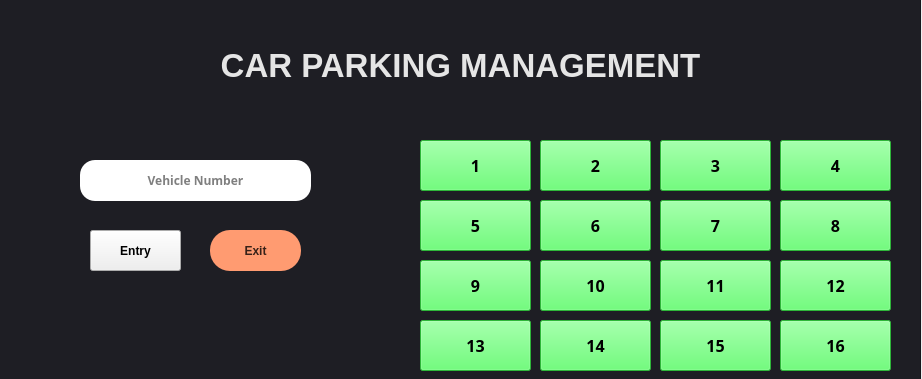
<?xml version="1.0" encoding="UTF-8"?>
<ui version="4.0">
 <class>CarParkingManager</class>
 <widget class="QMainWindow" name="CarParkingManager">
  <property name="geometry">
   <rect>
    <x>0</x>
    <y>0</y>
    <width>922</width>
    <height>379</height>
   </rect>
  </property>
  <property name="minimumSize">
   <size>
    <width>922</width>
    <height>379</height>
   </size>
  </property>
  <property name="maximumSize">
   <size>
    <width>922</width>
    <height>379</height>
   </size>
  </property>
  <property name="windowTitle">
   <string>Car Parking Manager</string>
  </property>
  <widget class="QWidget" name="centralwidget">
   <widget class="QFrame" name="frame">
    <property name="geometry">
     <rect>
      <x>-100</x>
      <y>-230</y>
      <width>1021</width>
      <height>611</height>
     </rect>
    </property>
    <property name="font">
     <font>
      <pointsize>20</pointsize>
     </font>
    </property>
    <property name="styleSheet">
     <string notr="true">QFrame{
	
	background-color: rgb(30, 30, 36);
}</string>
    </property>
    <property name="frameShape">
     <enum>QFrame::StyledPanel</enum>
    </property>
    <property name="frameShadow">
     <enum>QFrame::Raised</enum>
    </property>
    <widget class="QPushButton" name="s1">
     <property name="geometry">
      <rect>
       <x>520</x>
       <y>370</y>
       <width>111</width>
       <height>51</height>
      </rect>
     </property>
     <property name="font">
      <font>
       <family>HelveticaRounded LT Std BdCn</family>
       <pointsize>12</pointsize>
       <weight>75</weight>
       <italic>false</italic>
       <bold>true</bold>
       <underline>false</underline>
       <strikeout>false</strikeout>
      </font>
     </property>
     <property name="focusPolicy">
      <enum>Qt::StrongFocus</enum>
     </property>
     <property name="layoutDirection">
      <enum>Qt::LeftToRight</enum>
     </property>
     <property name="styleSheet">
      <string notr="true">
background-color: rgb(64, 255, 80);
color: rgb(0,0,0);


</string>
     </property>
     <property name="text">
      <string>1</string>
     </property>
     <property name="checkable">
      <bool>false</bool>
     </property>
    </widget>
    <widget class="QPushButton" name="s2">
     <property name="geometry">
      <rect>
       <x>640</x>
       <y>370</y>
       <width>111</width>
       <height>51</height>
      </rect>
     </property>
     <property name="font">
      <font>
       <family>HelveticaRounded LT Std BdCn</family>
       <pointsize>12</pointsize>
       <weight>75</weight>
       <italic>false</italic>
       <bold>true</bold>
       <underline>false</underline>
       <strikeout>false</strikeout>
      </font>
     </property>
     <property name="focusPolicy">
      <enum>Qt::StrongFocus</enum>
     </property>
     <property name="layoutDirection">
      <enum>Qt::LeftToRight</enum>
     </property>
     <property name="styleSheet">
      <string notr="true">
background-color: rgb(64, 255, 80);
color: rgb(0,0,0);


</string>
     </property>
     <property name="text">
      <string>2</string>
     </property>
     <property name="checkable">
      <bool>false</bool>
     </property>
    </widget>
    <widget class="QPushButton" name="s15">
     <property name="geometry">
      <rect>
       <x>760</x>
       <y>550</y>
       <width>111</width>
       <height>51</height>
      </rect>
     </property>
     <property name="font">
      <font>
       <family>HelveticaRounded LT Std BdCn</family>
       <pointsize>12</pointsize>
       <weight>75</weight>
       <italic>false</italic>
       <bold>true</bold>
       <underline>false</underline>
       <strikeout>false</strikeout>
      </font>
     </property>
     <property name="focusPolicy">
      <enum>Qt::StrongFocus</enum>
     </property>
     <property name="layoutDirection">
      <enum>Qt::LeftToRight</enum>
     </property>
     <property name="styleSheet">
      <string notr="true">
background-color: rgb(64, 255, 80);
color: rgb(0,0,0);


</string>
     </property>
     <property name="text">
      <string>15</string>
     </property>
     <property name="checkable">
      <bool>false</bool>
     </property>
    </widget>
    <widget class="QPushButton" name="s4">
     <property name="geometry">
      <rect>
       <x>880</x>
       <y>370</y>
       <width>111</width>
       <height>51</height>
      </rect>
     </property>
     <property name="font">
      <font>
       <family>HelveticaRounded LT Std BdCn</family>
       <pointsize>12</pointsize>
       <weight>75</weight>
       <italic>false</italic>
       <bold>true</bold>
       <underline>false</underline>
       <strikeout>false</strikeout>
      </font>
     </property>
     <property name="focusPolicy">
      <enum>Qt::StrongFocus</enum>
     </property>
     <property name="layoutDirection">
      <enum>Qt::LeftToRight</enum>
     </property>
     <property name="styleSheet">
      <string notr="true">
background-color: rgb(64, 255, 80);
color: rgb(0,0,0);


</string>
     </property>
     <property name="text">
      <string>4</string>
     </property>
     <property name="checkable">
      <bool>false</bool>
     </property>
    </widget>
    <widget class="QPushButton" name="s5">
     <property name="geometry">
      <rect>
       <x>520</x>
       <y>430</y>
       <width>111</width>
       <height>51</height>
      </rect>
     </property>
     <property name="font">
      <font>
       <family>HelveticaRounded LT Std BdCn</family>
       <pointsize>12</pointsize>
       <weight>75</weight>
       <italic>false</italic>
       <bold>true</bold>
       <underline>false</underline>
       <strikeout>false</strikeout>
      </font>
     </property>
     <property name="focusPolicy">
      <enum>Qt::StrongFocus</enum>
     </property>
     <property name="layoutDirection">
      <enum>Qt::LeftToRight</enum>
     </property>
     <property name="styleSheet">
      <string notr="true">
background-color: rgb(64, 255, 80);
color: rgb(0,0,0);


</string>
     </property>
     <property name="text">
      <string>5</string>
     </property>
     <property name="checkable">
      <bool>false</bool>
     </property>
    </widget>
    <widget class="QPushButton" name="s11">
     <property name="geometry">
      <rect>
       <x>760</x>
       <y>490</y>
       <width>111</width>
       <height>51</height>
      </rect>
     </property>
     <property name="font">
      <font>
       <family>HelveticaRounded LT Std BdCn</family>
       <pointsize>12</pointsize>
       <weight>75</weight>
       <italic>false</italic>
       <bold>true</bold>
       <underline>false</underline>
       <strikeout>false</strikeout>
      </font>
     </property>
     <property name="focusPolicy">
      <enum>Qt::StrongFocus</enum>
     </property>
     <property name="layoutDirection">
      <enum>Qt::LeftToRight</enum>
     </property>
     <property name="styleSheet">
      <string notr="true">
background-color: rgb(64, 255, 80);
color: rgb(0,0,0);


</string>
     </property>
     <property name="text">
      <string>11</string>
     </property>
     <property name="checkable">
      <bool>false</bool>
     </property>
    </widget>
    <widget class="QPushButton" name="s13">
     <property name="geometry">
      <rect>
       <x>520</x>
       <y>550</y>
       <width>111</width>
       <height>51</height>
      </rect>
     </property>
     <property name="font">
      <font>
       <family>HelveticaRounded LT Std BdCn</family>
       <pointsize>12</pointsize>
       <weight>75</weight>
       <italic>false</italic>
       <bold>true</bold>
       <underline>false</underline>
       <strikeout>false</strikeout>
      </font>
     </property>
     <property name="focusPolicy">
      <enum>Qt::StrongFocus</enum>
     </property>
     <property name="layoutDirection">
      <enum>Qt::LeftToRight</enum>
     </property>
     <property name="styleSheet">
      <string notr="true">
background-color: rgb(64, 255, 80);
color: rgb(0,0,0);


</string>
     </property>
     <property name="text">
      <string>13</string>
     </property>
     <property name="checkable">
      <bool>false</bool>
     </property>
    </widget>
    <widget class="QPushButton" name="s8">
     <property name="geometry">
      <rect>
       <x>880</x>
       <y>430</y>
       <width>111</width>
       <height>51</height>
      </rect>
     </property>
     <property name="font">
      <font>
       <family>HelveticaRounded LT Std BdCn</family>
       <pointsize>12</pointsize>
       <weight>75</weight>
       <italic>false</italic>
       <bold>true</bold>
       <underline>false</underline>
       <strikeout>false</strikeout>
      </font>
     </property>
     <property name="focusPolicy">
      <enum>Qt::StrongFocus</enum>
     </property>
     <property name="layoutDirection">
      <enum>Qt::LeftToRight</enum>
     </property>
     <property name="styleSheet">
      <string notr="true">
background-color: rgb(64, 255, 80);
color: rgb(0,0,0);


</string>
     </property>
     <property name="text">
      <string>8</string>
     </property>
     <property name="checkable">
      <bool>false</bool>
     </property>
    </widget>
    <widget class="QPushButton" name="s6">
     <property name="geometry">
      <rect>
       <x>640</x>
       <y>430</y>
       <width>111</width>
       <height>51</height>
      </rect>
     </property>
     <property name="font">
      <font>
       <family>HelveticaRounded LT Std BdCn</family>
       <pointsize>12</pointsize>
       <weight>75</weight>
       <italic>false</italic>
       <bold>true</bold>
       <underline>false</underline>
       <strikeout>false</strikeout>
      </font>
     </property>
     <property name="focusPolicy">
      <enum>Qt::StrongFocus</enum>
     </property>
     <property name="layoutDirection">
      <enum>Qt::LeftToRight</enum>
     </property>
     <property name="styleSheet">
      <string notr="true">
background-color: rgb(64, 255, 80);
color: rgb(0,0,0);


</string>
     </property>
     <property name="text">
      <string>6</string>
     </property>
     <property name="checkable">
      <bool>false</bool>
     </property>
    </widget>
    <widget class="QPushButton" name="s10">
     <property name="geometry">
      <rect>
       <x>640</x>
       <y>490</y>
       <width>111</width>
       <height>51</height>
      </rect>
     </property>
     <property name="font">
      <font>
       <family>HelveticaRounded LT Std BdCn</family>
       <pointsize>12</pointsize>
       <weight>75</weight>
       <italic>false</italic>
       <bold>true</bold>
       <underline>false</underline>
       <strikeout>false</strikeout>
      </font>
     </property>
     <property name="focusPolicy">
      <enum>Qt::StrongFocus</enum>
     </property>
     <property name="layoutDirection">
      <enum>Qt::LeftToRight</enum>
     </property>
     <property name="styleSheet">
      <string notr="true">
background-color: rgb(64, 255, 80);
color: rgb(0,0,0);


</string>
     </property>
     <property name="text">
      <string>10</string>
     </property>
     <property name="checkable">
      <bool>false</bool>
     </property>
    </widget>
    <widget class="QPushButton" name="s3">
     <property name="geometry">
      <rect>
       <x>760</x>
       <y>370</y>
       <width>111</width>
       <height>51</height>
      </rect>
     </property>
     <property name="font">
      <font>
       <family>HelveticaRounded LT Std BdCn</family>
       <pointsize>12</pointsize>
       <weight>75</weight>
       <italic>false</italic>
       <bold>true</bold>
       <underline>false</underline>
       <strikeout>false</strikeout>
      </font>
     </property>
     <property name="focusPolicy">
      <enum>Qt::StrongFocus</enum>
     </property>
     <property name="layoutDirection">
      <enum>Qt::LeftToRight</enum>
     </property>
     <property name="styleSheet">
      <string notr="true">
background-color: rgb(64, 255, 80);
color: rgb(0,0,0);


</string>
     </property>
     <property name="text">
      <string>3</string>
     </property>
     <property name="checkable">
      <bool>false</bool>
     </property>
    </widget>
    <widget class="QPushButton" name="s7">
     <property name="geometry">
      <rect>
       <x>760</x>
       <y>430</y>
       <width>111</width>
       <height>51</height>
      </rect>
     </property>
     <property name="font">
      <font>
       <family>HelveticaRounded LT Std BdCn</family>
       <pointsize>12</pointsize>
       <weight>75</weight>
       <italic>false</italic>
       <bold>true</bold>
       <underline>false</underline>
       <strikeout>false</strikeout>
      </font>
     </property>
     <property name="focusPolicy">
      <enum>Qt::StrongFocus</enum>
     </property>
     <property name="layoutDirection">
      <enum>Qt::LeftToRight</enum>
     </property>
     <property name="styleSheet">
      <string notr="true">
background-color: rgb(64, 255, 80);
color: rgb(0,0,0);


</string>
     </property>
     <property name="text">
      <string>7</string>
     </property>
     <property name="checkable">
      <bool>false</bool>
     </property>
    </widget>
    <widget class="QPushButton" name="s16">
     <property name="geometry">
      <rect>
       <x>880</x>
       <y>550</y>
       <width>111</width>
       <height>51</height>
      </rect>
     </property>
     <property name="font">
      <font>
       <family>HelveticaRounded LT Std BdCn</family>
       <pointsize>12</pointsize>
       <weight>75</weight>
       <italic>false</italic>
       <bold>true</bold>
       <underline>false</underline>
       <strikeout>false</strikeout>
      </font>
     </property>
     <property name="focusPolicy">
      <enum>Qt::StrongFocus</enum>
     </property>
     <property name="layoutDirection">
      <enum>Qt::LeftToRight</enum>
     </property>
     <property name="styleSheet">
      <string notr="true">
background-color: rgb(64, 255, 80);
color: rgb(0,0,0);


</string>
     </property>
     <property name="text">
      <string>16</string>
     </property>
     <property name="checkable">
      <bool>false</bool>
     </property>
    </widget>
    <widget class="QPushButton" name="s14">
     <property name="geometry">
      <rect>
       <x>640</x>
       <y>550</y>
       <width>111</width>
       <height>51</height>
      </rect>
     </property>
     <property name="font">
      <font>
       <family>HelveticaRounded LT Std BdCn</family>
       <pointsize>12</pointsize>
       <weight>75</weight>
       <italic>false</italic>
       <bold>true</bold>
       <underline>false</underline>
       <strikeout>false</strikeout>
      </font>
     </property>
     <property name="focusPolicy">
      <enum>Qt::StrongFocus</enum>
     </property>
     <property name="layoutDirection">
      <enum>Qt::LeftToRight</enum>
     </property>
     <property name="styleSheet">
      <string notr="true">
background-color: rgb(64, 255, 80);
color: rgb(0,0,0);


</string>
     </property>
     <property name="text">
      <string>14</string>
     </property>
     <property name="checkable">
      <bool>false</bool>
     </property>
    </widget>
    <widget class="QPushButton" name="s9">
     <property name="geometry">
      <rect>
       <x>520</x>
       <y>490</y>
       <width>111</width>
       <height>51</height>
      </rect>
     </property>
     <property name="font">
      <font>
       <family>HelveticaRounded LT Std BdCn</family>
       <pointsize>12</pointsize>
       <weight>75</weight>
       <italic>false</italic>
       <bold>true</bold>
       <underline>false</underline>
       <strikeout>false</strikeout>
      </font>
     </property>
     <property name="focusPolicy">
      <enum>Qt::StrongFocus</enum>
     </property>
     <property name="layoutDirection">
      <enum>Qt::LeftToRight</enum>
     </property>
     <property name="styleSheet">
      <string notr="true">
background-color: rgb(64, 255, 80);
color: rgb(0,0,0);


</string>
     </property>
     <property name="text">
      <string>9</string>
     </property>
     <property name="checkable">
      <bool>false</bool>
     </property>
    </widget>
    <widget class="QPushButton" name="s12">
     <property name="geometry">
      <rect>
       <x>880</x>
       <y>490</y>
       <width>111</width>
       <height>51</height>
      </rect>
     </property>
     <property name="font">
      <font>
       <family>HelveticaRounded LT Std BdCn</family>
       <pointsize>12</pointsize>
       <weight>75</weight>
       <italic>false</italic>
       <bold>true</bold>
       <underline>false</underline>
       <strikeout>false</strikeout>
      </font>
     </property>
     <property name="focusPolicy">
      <enum>Qt::StrongFocus</enum>
     </property>
     <property name="layoutDirection">
      <enum>Qt::LeftToRight</enum>
     </property>
     <property name="styleSheet">
      <string notr="true">
background-color: rgb(64, 255, 80);
color: rgb(0,0,0);


</string>
     </property>
     <property name="text">
      <string>12</string>
     </property>
     <property name="checkable">
      <bool>false</bool>
     </property>
    </widget>
    <widget class="QLabel" name="label">
     <property name="geometry">
      <rect>
       <x>100</x>
       <y>260</y>
       <width>921</width>
       <height>71</height>
      </rect>
     </property>
     <property name="font">
      <font>
       <family>Arial</family>
       <pointsize>25</pointsize>
       <weight>75</weight>
       <bold>true</bold>
      </font>
     </property>
     <property name="styleSheet">
      <string notr="true">color: rgba(255, 255, 255, 225);</string>
     </property>
     <property name="text">
      <string>CAR PARKING MANAGEMENT</string>
     </property>
     <property name="alignment">
      <set>Qt::AlignCenter</set>
     </property>
    </widget>
    <widget class="QLineEdit" name="lineEdit">
     <property name="geometry">
      <rect>
       <x>180</x>
       <y>390</y>
       <width>231</width>
       <height>41</height>
      </rect>
     </property>
     <property name="font">
      <font>
       <family>Montserrat</family>
       <weight>75</weight>
       <bold>true</bold>
      </font>
     </property>
     <property name="styleSheet">
      <string notr="true">border-radius: 15px;</string>
     </property>
     <property name="alignment">
      <set>Qt::AlignCenter</set>
     </property>
     <property name="placeholderText">
      <string>Vehicle Number</string>
     </property>
    </widget>
    <widget class="QPushButton" name="ENTRYBUTTON">
     <property name="geometry">
      <rect>
       <x>190</x>
       <y>460</y>
       <width>91</width>
       <height>41</height>
      </rect>
     </property>
     <property name="font">
      <font>
       <family>Arial</family>
       <weight>75</weight>
       <bold>true</bold>
      </font>
     </property>
     <property name="styleSheet">
      <string notr="true">background-color: rgb(255, 155, 113);
border-radius: 20px;
color: rgba(0, 0, 0, 200);

QPushButton{
background-color: rgba(255, 155, 113,50);
}

QPushButton:hover
{
background-color: rgba(255, 155, 113,25);
}
</string>
     </property>
     <property name="text">
      <string>Entry</string>
     </property>
    </widget>
    <widget class="QPushButton" name="EXITBUTTON">
     <property name="geometry">
      <rect>
       <x>310</x>
       <y>460</y>
       <width>91</width>
       <height>41</height>
      </rect>
     </property>
     <property name="font">
      <font>
       <family>Arial</family>
       <weight>75</weight>
       <bold>true</bold>
      </font>
     </property>
     <property name="styleSheet">
      <string notr="true">background-color: rgb(255, 155, 113);
border-radius: 20px;
color: rgba(0, 0, 0, 200);</string>
     </property>
     <property name="text">
      <string>Exit</string>
     </property>
    </widget>
    <widget class="QLabel" name="label_2">
     <property name="geometry">
      <rect>
       <x>130</x>
       <y>510</y>
       <width>321</width>
       <height>71</height>
      </rect>
     </property>
     <property name="font">
      <font>
       <family>Arial</family>
       <pointsize>15</pointsize>
       <weight>75</weight>
       <bold>true</bold>
      </font>
     </property>
     <property name="styleSheet">
      <string notr="true">color: rgba(255, 255, 255, 225);</string>
     </property>
     <property name="text">
      <string/>
     </property>
     <property name="alignment">
      <set>Qt::AlignCenter</set>
     </property>
    </widget>
   </widget>
  </widget>
 </widget>
 <resources/>
 <connections/>
</ui>
